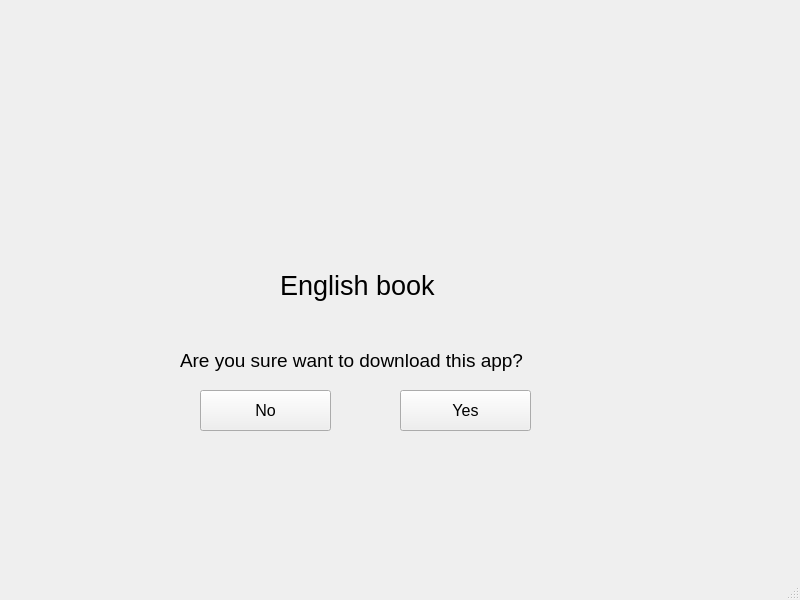
<?xml version="1.0" encoding="UTF-8"?>
<ui version="4.0">
 <class>MainWindow</class>
 <widget class="QMainWindow" name="MainWindow">
  <property name="geometry">
   <rect>
    <x>0</x>
    <y>0</y>
    <width>800</width>
    <height>600</height>
   </rect>
  </property>
  <property name="windowTitle">
   <string>MainWindow</string>
  </property>
  <widget class="QWidget" name="centralwidget">
   <widget class="QLabel" name="label_2">
    <property name="geometry">
     <rect>
      <x>240</x>
      <y>0</y>
      <width>261</width>
      <height>231</height>
     </rect>
    </property>
    <property name="text">
     <string/>
    </property>
    <property name="pixmap">
     <pixmap>../PTI picture SPCK/apptienganh.png</pixmap>
    </property>
    <property name="scaledContents">
     <bool>true</bool>
    </property>
   </widget>
   <widget class="QLabel" name="label">
    <property name="geometry">
     <rect>
      <x>280</x>
      <y>240</y>
      <width>221</width>
      <height>91</height>
     </rect>
    </property>
    <property name="font">
     <font>
      <pointsize>20</pointsize>
     </font>
    </property>
    <property name="text">
     <string>English book</string>
    </property>
   </widget>
   <widget class="QPushButton" name="pushButton">
    <property name="geometry">
     <rect>
      <x>200</x>
      <y>390</y>
      <width>131</width>
      <height>41</height>
     </rect>
    </property>
    <property name="font">
     <font>
      <pointsize>12</pointsize>
     </font>
    </property>
    <property name="text">
     <string>No</string>
    </property>
   </widget>
   <widget class="QLabel" name="label_3">
    <property name="geometry">
     <rect>
      <x>180</x>
      <y>330</y>
      <width>421</width>
      <height>61</height>
     </rect>
    </property>
    <property name="font">
     <font>
      <pointsize>14</pointsize>
     </font>
    </property>
    <property name="text">
     <string>Are you sure want to download this app?</string>
    </property>
   </widget>
   <widget class="QPushButton" name="pushButton_2">
    <property name="geometry">
     <rect>
      <x>400</x>
      <y>390</y>
      <width>131</width>
      <height>41</height>
     </rect>
    </property>
    <property name="font">
     <font>
      <pointsize>12</pointsize>
     </font>
    </property>
    <property name="text">
     <string>Yes</string>
    </property>
   </widget>
  </widget>
  <widget class="QMenuBar" name="menubar">
   <property name="geometry">
    <rect>
     <x>0</x>
     <y>0</y>
     <width>800</width>
     <height>26</height>
    </rect>
   </property>
  </widget>
  <widget class="QStatusBar" name="statusbar"/>
 </widget>
 <resources/>
 <connections/>
</ui>
